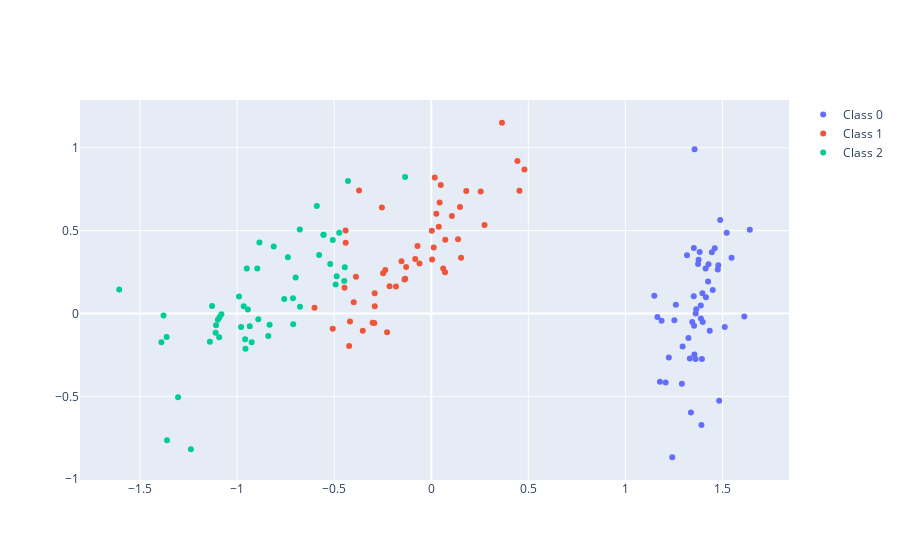

The notebook cell saved with this chart:
### Code cell
# visualize how well torch pca worked
fig = go.Figure()

for ci in np.unique(Y):
    fig.add_trace(
        go.Scatter(
            x=X_pca_pt[Y==ci, 0],
            y=X_pca_pt[Y==ci, 1],
            mode='markers',
            name=f'Class {ci}',
        )
    )

fig.show()
